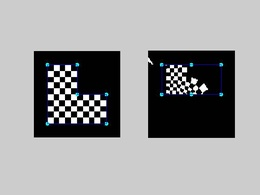
%> input picture Output/L Checkerboard/G Deform - Interp0.jpg, 260 x 195 px, shrunk from 560 x 420 before the run, given in place of L-checkerboard.png, which was not available
$ octave display_coordinate_values.m   (GNU Octave 9; MATLAB toolbox functions it lacks are replaced by stand-ins)
%> lines starting %> are read from the running program, lines starting %| are printed output that depends on the picture; in (x1, y1, x2, y2) boxes, pixels count from 0 and x2, y2 are one past the last pixel; in counts of white or black regions, pixels touching at a corner belong together; the program's own positions count from 1; pictures that were not available may be replaced by others from this repository, and a replacement may not be noted
### switchset.m
function [image,cage_filename,deformed_cage_filename] = switchset(set)
%> called with set = 'L Checkerboard'
% [image,cage_filename,deformed_cage_filename] = switchset(set)
%
% Get data corresponding to the input set name

% File of the MorphoxX Project
% @author: JB Fiot (HellWoxX)

switch set
    case 'Sonic'
        % Sonic set
        image = imread('Data/sonic-classic.jpg');
        cage_filename = 'Data/sonic_cage.txt';
        deformed_cage_filename = 'Data/sonic_def_cage.txt';

    case 'Light Sonic'
        % Light Sonic set
        image = imread('Data/sonic-light.jpg');
        cage_filename = 'Data/light_sonic_cage.txt';
        deformed_cage_filename = 'Data/light_sonic_def_cage.txt';

    case 'Checkerboard'
        % Checkerboard set
        image = imread('Data/100px-Checkerboard_pattern.svg.png');
        cage_filename = 'Data/checkerboard_cage.txt';
        deformed_cage_filename = 'Data/checkerboard_def_cage.txt';

    case 'L Checkerboard'
        % L checkerboard set
        image = imread('Data/L-checkerboard.png');
%> image is the input picture: size 195x260x3 uint8; mean R, G, B 152.8, 153.1, 153.9
        cage_filename = 'Data/L-checkerboard_cage.txt';
        deformed_cage_filename = 'Data/L-checkerboard_def_cage.txt';

    case 'L2 Checkerboard'
        % L2 checkerboard set
        image = imread('Data/L-checkerboard.png');
        cage_filename = 'Data/L-checkerboard_cage.txt';
        deformed_cage_filename = 'Data/L2-checkerboard_def_cage.txt';

end

end

### get_coord.m
function coord = get_coord(cage,size_x,size_y,coord_type)
% function coord = get_coord(cage,size_x,size_y,coord_type)
%
% Compute Coordinates of points with x and y ranging from 1 to size_x and size_y, wrt the input cage
%
% Input
%   cage                : dim 2*nb_points
%   size_x, size_y      : int (see description above)
%   coord_type          : {'MV','H','G'} for "Mean Value", "Harmonic" and "Green" coordinates
%
% Ouptut
%   coord   : Computed coordinates


% File of the MorphoxX Project
% @author: JB Fiot (HellWoxX)

nb_vertices = size(cage,2);

switch coord_type
    case 'MV'
        coord = zeros(size_x,size_y,nb_vertices);
        % =========================================================================
        %                       Mean Value Coordinates
        % =========================================================================
        %
        % Ref. [Hormann, Floater] Mean Value Coordintates for Arbitrary Planar Polygons
        %
        % Let {Vi} be the vertices in the cage
        % Let Ri(p) = ||p-Vi||
        % Let Ai be the signed area of the triangle [p, Vi, Vi+1] at the vertex p
        % Let Bi be the signed area of the triangle [p, Vi-1, Vi+1] at the vertex p

        for p1=1:size_x
            for p2=1:size_y
                p=[p1;p2];

                Vrel = cage-repmat(p,[1,nb_vertices]);
                r=zeros(1,nb_vertices);
                A=zeros(1,nb_vertices);
                B=zeros(1,nb_vertices);

                % Compute distances to vertices
                for i=1:nb_vertices
                    r(i)=norm(Vrel(:,i));
                end

                % Compute signed triangle areas
                for i=1:nb_vertices-1
                    tmp = cross([Vrel(:,i);0],[Vrel(:,i+1);0]);
                    A(i)=tmp(3)/2;
                end
                tmp = cross([Vrel(:,length(r));0],[Vrel(:,1);0]);
                A(length(r))=tmp(3)/2;

                for i=2:nb_vertices-1
                    tmp = cross([Vrel(:,i-1);0],[Vrel(:,i+1);0]);
                    B(i)=tmp(3)/2;
                end
                tmp = cross([Vrel(:,length(r));0],[Vrel(:,2);0]);
                B(1)=tmp(3)/2;
                tmp = cross([Vrel(:,length(r)-1);0],[Vrel(:,1);0]);
                B(length(r))=tmp(3)/2;

                clear tmp;

                % Weight functions
                % weight = [r(1)/(A(end)*A(1)),r(2:end)./(A(1:end-1).*A(2:end))];

                % Compute MV Coords
                coord(p1,p2,:) = [(r(end)*A(1)-r(1)*B(1)+r(2)*A(end))/(A(end)*A(1)) ,... % elem #1
                    (r(1:end-2).*A(2:end-1)-r(2:end-1).*B(2:end-1)+r(3:end).*A(1:end-2))./(A(1:end-2).*A(2:end-1)),... % elem #2 to #end-1
                    (r(end-1)*A(end)-r(end)*B(end)+r(1)*A(end-1))/(A(end-1)*A(end))]; % last elem

                % Normalization
                coord(p1,p2,:) = coord(p1,p2,:)/sum(coord(p1,p2,:));
            end
        end

    case 'H'
        % =========================================================================
        %                        Harmonic Coordinates
        % =========================================================================
        %
        % Ref. DEROSE, T., AND MEYER, M. 2006. Harmonic coordinates.
        %       Pixar Technical Memo 06-02, Pixar Animation Studios, January.
        %


        % Creating the mask
        display('Creation of the mask and initialization of the coordinates...');
        coord = zeros(size_x,size_y,nb_vertices);
        pic_mask = poly2mask(cage(2,:),cage(1,:),size_x,size_y);
        pic_mask = 255*uint8(pic_mask); % Exterior: 0, Interior: 255

        % Adding the 'BOUNDARY' labels, and initializing the coords for the
        % boundary pixels
        for i=1:size_x
            for j=1:size_y
                for k=1:nb_vertices
                    p1=cage(:,k);
                    if k~=nb_vertices
                        ind2=k+1;
                    else
                        ind2=1;
                    end
                    p2=cage(:,ind2);
                    if (norm(cross([p2-p1;0],[[i;j]-p1;0]))/norm(p1-p2)<=.5 && max(norm(p1-[i;j]),norm(p2-[i;j]))<norm(p1-p2))
                        % If the distance from the pixel to the edge is
                        % less than 0.5 pixel, and the max distance to
                        % the vertices is less than the length of the
                        % edge,  we consider this pixel on the boundary
                        % (corresponding value for the mask: 128)
                        pic_mask(i,j)=128;
                        coord(i,j,k) = norm([i;j]-p2)/norm(p1-p2); % Value is 1 in vertex k, 0 in vertex k+1
                        coord(i,j,ind2)= norm([i;j]-p1)/norm(p1-p2); % Inverse values
                    end
                end
            end
        end


        % Save pic_mask (useful for debugging mask creation)
        imwrite(pic_mask,'Output/Pic mask.jpg');

        display('Done');


        % Indices creation for updates
        display('Indices creation for updates and projections...');
        interior_ind=find(pic_mask==255);
        int_nb=length(interior_ind);
        ind2update = zeros(int_nb*nb_vertices,1);

        for i=1:nb_vertices
            ind2update((i-1)*int_nb+1:i*int_nb) = interior_ind+(i-1)*size_x*size_y;
        end
        display('Done');


        % Laplacian Smoothing
        display('Laplacian smoothing...');

        average_modif=1;average_modif_threshold = 1e-10;
        new_coord=coord;
        niter=0;niter_max = 2000;

        while (abs(average_modif)>average_modif_threshold && niter<niter_max)
            niter=niter+1;

            % Updating interior cells
            %   Explanation:
            %     -> ind2update-/+1 corresponds to the add or substraction of 1 for X indices
            %     -> ind2update-/+size_x corresponds to the add or substraction of 1 for Y indices

            new_coord(ind2update)=(coord(ind2update-1)+coord(ind2update+1)+coord(ind2update-size_x)+coord(ind2update+size_x))/4;

            average_modif = mean(new_coord(ind2update)-coord(ind2update));

            coord = new_coord;
        end

        % Normalisation
        coord = coord./repmat(sum(coord,3),[1 1 nb_vertices]);

        if (niter==niter_max)
            display('Maximum number of iterations reached in HC computation');
        else
            display(['HC computed in ',int2str(niter),' iterations.']);
        end

        display('Done');


    case 'G'
        % =========================================================================
        %                         Green Coordinates
        % =========================================================================
        %
        % Ref. Y. Lipman, D. Levin, D. Cohen-Or. Green Coordinates.

        pic_mask = poly2mask(cage(2,:),cage(1,:),size_x,size_y);  % Exterior: 0, Interior: 1

        coord = zeros(size_x,size_y,2*nb_vertices);
        outward_normals = get_outward_normals(cage);

        for i=1:size_x
            for j=1:size_y
%                 if pic_mask(i,j)
                    eta=[i;j];
                    for k=1:nb_vertices
                        if k~=nb_vertices
                            ind2=k+1;
                        else
                            ind2=1;
                        end
                        v1=cage(:,k);
                        v2=cage(:,ind2);
                        a = v2-v1; b=v1-eta;
                        Q = dot(a,a);S=dot(b,b);R=2*dot(a,b);
                        BA = dot(b,norm(a)*outward_normals(:,k)); SRT = sqrt(4*S*Q-R^2);
                        L0=log(S);
                        L1=log(S+Q+R);
                        A0=atan(R/SRT)/SRT;
                        A1=atan((2*Q+R)/SRT)/SRT;
                        A10=A1-A0;L10=L1-L0;
                        coord(i,j,k+nb_vertices) = -norm(a)/(4*pi)*((4*S-R^2/Q)*A10+R/(2*Q)*L10+L1-2);
                        coord(i,j,ind2) = coord(i,j,ind2) - BA/(2*pi)*(L10/(2*Q)-A10*R/Q);
                        coord(i,j,k) = coord(i,j,k) + BA/(2*pi)*(L10/(2*Q)-A10*(2+R/Q));
                    end
                    % Tricky "normalisation" (see report for explanations)
                    coord(i,j,1:nb_vertices) = -coord(i,j,1:nb_vertices)/sum(abs(coord(i,j,1:nb_vertices)));
%                 end
            end
        end


    otherwise
        error('Unknown coord_type');
end

### get_outward_normals.m
function normals = get_outward_normals(cage)
% function normals = get_outward_normals(cage)

% File of the MorphoxX Project
% @author: JB Fiot (HellWoxX)

normals = zeros(size(cage));

for k=1:size(cage,2)
   p1=cage(:,k);
   if k~=size(cage,2)
       p2=cage(:,k+1);
   else
       p2=cage(:,1);
   end
   % Getting a normal
   normals(:,k)=[p2(2)-p1(2);p1(1)-p2(1)]/norm(p2-p1);

   % For inpolygon:
   %   y -> row number
   %   x -> column number

   xv = cage(2,:)';
   yv = cage(1,:)';

   % From the medium of the edge, we add twice the normal.
   test_point = (p1+p2)/2+2*normals(:,k);

   xv = [xv ; xv(1)]; yv = [yv ; yv(1)];
   in = inpolygon(test_point(2),test_point(1),xv,yv);

   % If we get in the polygon, we inverse the normal
   if in
       normals(:,k)=-normals(:,k);
   end
end

end

### draw_cage.m
function draw_cage(cage,image,active_point)
% function draw_cage(cage,image,active_point)
%
% This function draws the input cage onto the input image.
% If specified, the active point is displayed in red.
% Other points are displayed in cyan.

% File of the MorphoxX Project
% @author: JB Fiot (HellWoxX)


ST = dbstack(1);

if strcmp(ST(1).name,'CageGUI')
    h3=imshow(image); hold on; axis off;
    if nargin==3
        set(h3, 'ButtonDownFcn','CageGUI(''modif_def_cage_point'')');
    end
elseif (strcmp(ST(1).name,'display_coordinate_values') || strcmp(ST(1).name,'create_movie_HC'))
    imagesc(image); hold on; axis off;
else
    % Typically used from files compute_quick_deform.m and
    % compute_progressive_deform.m
    imshow(image); hold on; axis off;
end


h = plot(cage(2,:),cage(1,:), '.c');set(h, 'MarkerSize', 20 );
for i=1:size(cage,2)-1
    line(cage(2,i:i+1),cage(1,i:i+1));
end

if size(cage,2)>1
    line(cage(2,[1,end]),cage(1,[1,end]));
end

if nargin > 2
    h=plot(cage(2,active_point),cage(1,active_point), '.r');set(h, 'MarkerSize', 20 );
end

end

### create_output_dir.m
function create_output_dir

create('Output');

set_list={'Checkerboard','L Checkerboard','L2 Checkerboard','Sonic','Light Sonic'};
coord_list={'MV','H','G'};


for set_ind=1:length(set_list)
    set=set_list{set_ind};
    create(['Output/',set]);
    for coord_ind=1:length(coord_list)
        coord_type=coord_list{coord_ind};
        create(['Output/',set,'/',coord_type]);
    end
end

end


function create(dir)
if ~exist(dir,'dir')
    mkdir(dir);
end
end

### display_coordinate_values.m
% Script to display the coordinate values of the vertices
% Results are saved in 'Output'
%
% Disclaimer
% ==========
% This display is done on the original cages because they have more interesting
% shapes than the deformed cages in our sets. They have actually no
% interest at all in our final goal (deforming the pictures), this script is only
% here as a visual illustration of the different kinds of coordinates.

% File of the MorphoxX Project
% @author: JB Fiot (HellWoxX)

clc; clear; close all;

display('Computing... ');

set = 'L Checkerboard';
coord_type = 'G';
[image,cage_filename] = switchset(set);
%> cage_filename = 'Data/L-checkerboard_cage.txt'
cage = load(cage_filename);
%> cage = [16.5 84.5 84.5 50.5 50.5 16.5; 16.5 16.5 84.5 84.5 50.5 50.5]

create_output_dir;

% Getting coords
coord_values = get_coord(cage,size(image,1),size(image,2),coord_type);
%> in get_coord, `pic_mask = poly2mask(cage(2,:),cage(1,:),size_x,size_y);`:
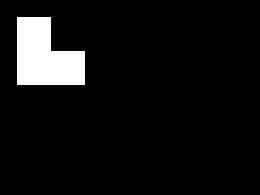
%> pic_mask: size 195x260 logical; 6.8% white; 1 white region, box (x1, y1, x2, y2) and area: (17, 17, 85, 85) 3468
%> the loop in get_outward_normals, `for k=1:size(cage,2)` made 6 passes
%> (p1, p2, test_point) on passes 1 to 6: ([16.5; 16.5], [84.5; 16.5], [50.5; 14.5]), ([84.5; 16.5], [84.5; 84.5], [86.5; 50.5]), ([84.5; 84.5], [50.5; 84.5], [67.5; 86.5]), ([50.5; 84.5], [50.5; 50.5], [48.5; 67.5]), ([50.5; 50.5], [16.5; 50.5], [33.5; 52.5]), ([16.5; 50.5], [16.5; 16.5], [14.5; 33.5])
%> after the loop in get_outward_normals, `for k=1:size(cage,2)`: normals = [0 1 0 -1 0 -1; -1 0 1 0 1 0]
%> after the loop in get_coord, `for i=1:size_x`: ind2 = 1

vertex_nb = size(cage,2);
%> vertex_nb = 6

% Display and save
figure;
for vertex_ind = 1:vertex_nb;
    clf; draw_cage(cage,coord_values(:,:,vertex_ind)); colormap('hot'); colorbar;
    name = ['Output/',set,'/', coord_type, '/Vertex ',int2str(vertex_ind),'.jpg'];
    waitforbuttonpress;
    results=frame2im(getframe(gcf));imwrite(results,name);
end
%> this loop made 6 passes
%> pass 1, in draw_cage, `imshow(image)`:
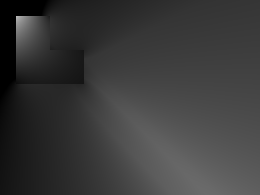
%> displayed picture: size 195x260, on the screen's scale of 0 to 255; min 0, max 185, mean 58.2
%> pass 1, `results=frame2im(getframe(gcf))`:
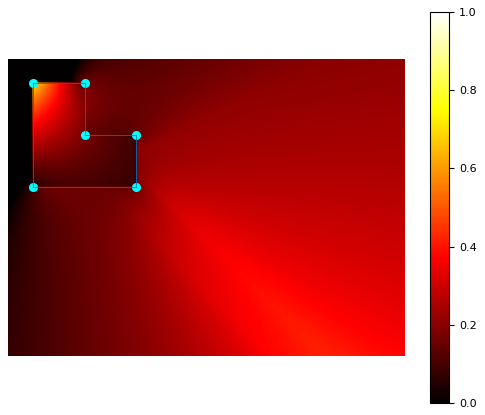
%> results: size 415x485x3 uint8; mean R, G, B 192.9, 100.4, 97.2
%> pass 2, in draw_cage (call 2), `imshow(image)`:
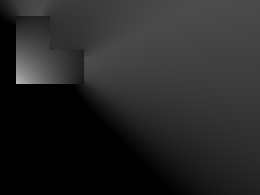
%> displayed picture: size 195x260, on the screen's scale of 0 to 255; min 0, max 187, mean 38.8
%> pass 2, `results=frame2im(getframe(gcf))`:
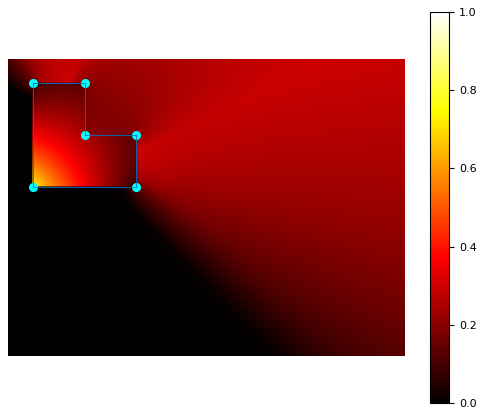
%> results: size 415x485x3 uint8; mean R, G, B 162.7, 100.4, 97.2
%> after the loop:
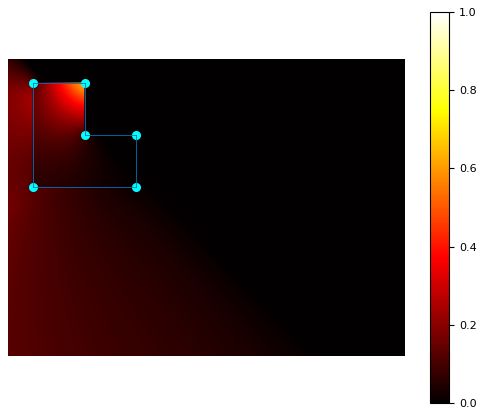
%> figure redrawn from the program's plot data


if size(coord_values,3)>vertex_nb % This is the case for Greeen Coordinates
    for edge_ind = vertex_nb+1:2*vertex_nb;
        clf; draw_cage(cage,coord_values(:,:,edge_ind)); colormap('hot'); colorbar;
        name = ['Output/',set,'/', coord_type, '/Edge ',int2str(edge_ind-vertex_nb),'.jpg'];
        waitforbuttonpress;
        results=frame2im(getframe(gcf));imwrite(results,name);
    end
%> this loop made 6 passes
%> pass 1, `results=frame2im(getframe(gcf))`:
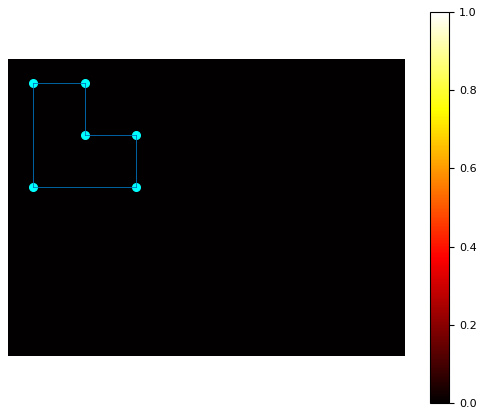
%> results: size 415x485x3 uint8; mean R, G, B 103.7, 99.8, 97.2
end

waitforbuttonpress;
close(gcf);

display('Done');
